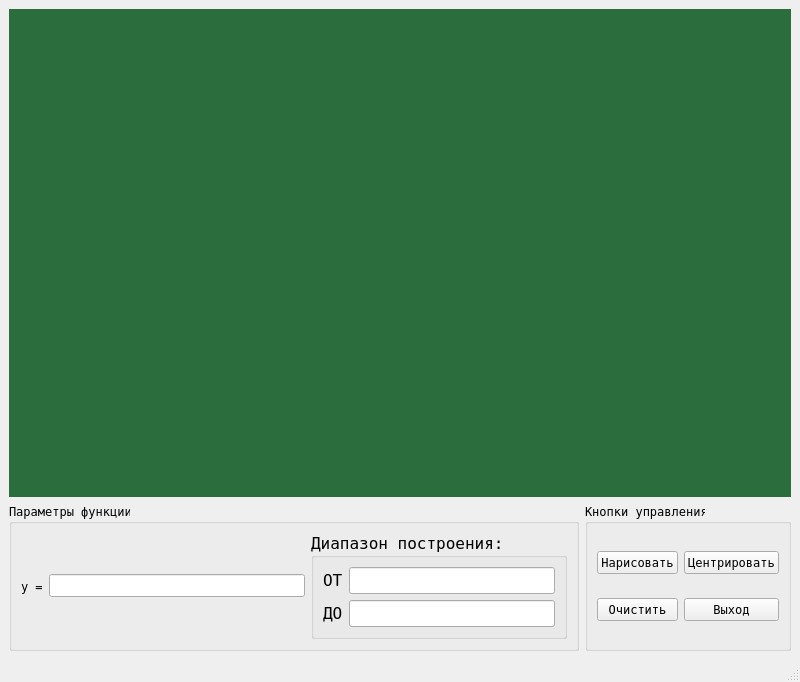
<?xml version="1.0" encoding="UTF-8"?>
<ui version="4.0">
 <class>MainWindow</class>
 <widget class="QMainWindow" name="MainWindow">
  <property name="geometry">
   <rect>
    <x>0</x>
    <y>0</y>
    <width>800</width>
    <height>682</height>
   </rect>
  </property>
  <property name="windowTitle">
   <string>MainWindow</string>
  </property>
  <widget class="QWidget" name="centralwidget">
   <layout class="QGridLayout" name="gridLayout">
    <item row="1" column="1">
     <widget class="QGroupBox" name="groupBox_3">
      <property name="font">
       <font>
        <family>Fixedsys</family>
       </font>
      </property>
      <property name="title">
       <string>Кнопки управления</string>
      </property>
      <layout class="QGridLayout" name="gridLayout_2">
       <item row="1" column="1">
        <widget class="QPushButton" name="exitButton">
         <property name="font">
          <font>
           <family>Fixedsys</family>
          </font>
         </property>
         <property name="text">
          <string>Выход</string>
         </property>
        </widget>
       </item>
       <item row="0" column="0">
        <widget class="QPushButton" name="drawButton">
         <property name="font">
          <font>
           <family>Fixedsys</family>
          </font>
         </property>
         <property name="text">
          <string>Нарисовать</string>
         </property>
        </widget>
       </item>
       <item row="0" column="1">
        <widget class="QPushButton" name="defaultButton">
         <property name="font">
          <font>
           <family>Fixedsys</family>
          </font>
         </property>
         <property name="text">
          <string>Центрировать</string>
         </property>
        </widget>
       </item>
       <item row="1" column="0">
        <widget class="QPushButton" name="clearButton">
         <property name="font">
          <font>
           <family>Fixedsys</family>
          </font>
         </property>
         <property name="text">
          <string>Очистить</string>
         </property>
        </widget>
       </item>
      </layout>
     </widget>
    </item>
    <item row="0" column="0" colspan="2">
     <widget class="QCustomPlot" name="graphicWidget" native="true">
      <property name="sizePolicy">
       <sizepolicy hsizetype="Preferred" vsizetype="Preferred">
        <horstretch>0</horstretch>
        <verstretch>1</verstretch>
       </sizepolicy>
      </property>
      <property name="styleSheet">
       <string notr="true">background-color: rgb(44, 109, 62);</string>
      </property>
     </widget>
    </item>
    <item row="1" column="0">
     <widget class="QGroupBox" name="groupBox_2">
      <property name="font">
       <font>
        <family>Fixedsys</family>
       </font>
      </property>
      <property name="title">
       <string>Параметры функции</string>
      </property>
      <layout class="QHBoxLayout" name="horizontalLayout">
       <item>
        <widget class="QLabel" name="funcLabel">
         <property name="text">
          <string>y =</string>
         </property>
        </widget>
       </item>
       <item>
        <widget class="QLineEdit" name="funcEdit"/>
       </item>
       <item>
        <widget class="QGroupBox" name="groupBox">
         <property name="font">
          <font>
           <family>Fixedsys</family>
           <pointsize>12</pointsize>
           <bold>false</bold>
          </font>
         </property>
         <property name="title">
          <string>Диапазон построения:</string>
         </property>
         <layout class="QFormLayout" name="formLayout">
          <item row="0" column="0">
           <widget class="QLabel" name="label_2">
            <property name="text">
             <string>ОТ</string>
            </property>
           </widget>
          </item>
          <item row="0" column="1">
           <widget class="QLineEdit" name="startEdit"/>
          </item>
          <item row="1" column="0">
           <widget class="QLabel" name="label_3">
            <property name="text">
             <string>ДО</string>
            </property>
           </widget>
          </item>
          <item row="1" column="1">
           <widget class="QLineEdit" name="stopEdit"/>
          </item>
         </layout>
        </widget>
       </item>
      </layout>
     </widget>
    </item>
   </layout>
  </widget>
  <widget class="QStatusBar" name="statusbar"/>
 </widget>
 <customwidgets>
  <customwidget>
   <class>QCustomPlot</class>
   <extends>QWidget</extends>
   <header>qcustomplot.h</header>
   <container>1</container>
  </customwidget>
 </customwidgets>
 <resources/>
 <connections/>
</ui>
